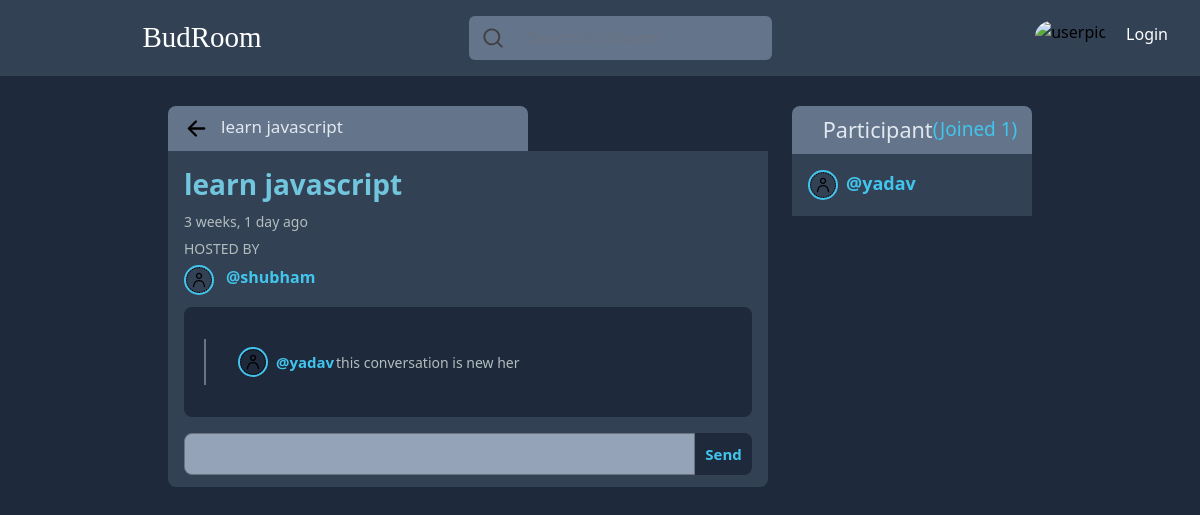
Page /room/3/ on the committed database.
### base/models.py (models this page shows, shortened)
class Room(models.Model):
    host = models.ForeignKey(User,on_delete=models.SET_NULL,null=True)
    topic = models.ForeignKey(Topic,on_delete=models.SET_NULL,null=True)
    name = models.CharField(max_length=200)
    description = models.TextField(null=True,blank=True)
    participants=models.ManyToManyField(User,related_name='participants', blank=True)
    updated = models.DateTimeField(auto_now=True)
    created = models.DateTimeField(auto_now_add=True)
    class Meta:
        ordering = ['-updated','created']
    def __str__(self):
        return self.name

class Message(models.Model):
    user = models.ForeignKey(User,on_delete=models.CASCADE)
    room = models.ForeignKey(Room,on_delete = models.CASCADE)
    body = models.TextField()
    updated = models.DateTimeField(auto_now=True)
    created = models.DateTimeField(auto_now_add=True)
    class Meta:
        ordering = ['-updated','created']

### base/views.py (the view, shortened to what this page needs)
# urls.py: path('room/<str:pk>/',views.room,name="room"),
def room(request, pk):
    room = Room.objects.get(id=pk)
    room_msgs= room.message_set.all().order_by('created')  # message_set is Message class in model
    participants= room.participants.all()
    topics = Topic.objects.all()
    params = {'room': room , 'room_msgs': room_msgs, 'participants':participants, 'topics' :topics}
    return render(request, 'base/room.html', params)

### base/templates/base/room.html (shortened to what this page needs)
{% extends 'main.html' %} {% block content %}
{% load static%}
<div class="room-container w-screen bg-slate-800 flex justify-center h-screen gap-6 overflow-hidden">
  <div class="room-update lg:w-[50vw] w-[90vw] mt-[30px] ">
    <div class="heading text-slate-200 lg:w-[30vw] w-[90vw] rounded-tl-lg rounded-tr-lg bg-slate-500 flex items-center lg:pl-4 pl-3 ">
      <a href="{% url 'home'%}"><img src="{%static '/images/back-arrow.svg'%}" class="lg:w-[25px] w-[20px] fill-slate-500" alt=""></a><h1 class="font-sans lg:text xl text-[17px] lg:pb-3 pb-2 lg:pt-2 pt-1 pl-3 flex items-center align-middle ">{{room.name}}</h1>
    </div>
    <div class="room-content w-[100%] bg-slate-700 pl-4 pr-4 rounded-br-lg rounded-bl-lg">
      <div class="left w-[100%] flex flex-col">
        <div class="nam mt-3 w-[100%]">
          <section class="font-sans font-semibold text-[#71c6dd] lg:text-[28px] text-[24px]">{{room.name}}</section>
        </div>
        <div class="timestamp mt-1.5 w-[100%]">
          <section class="font-sans text-[#b2bdbd] lg:text-[14px] text-[10px]" >{{room.created|timesince}} ago</section>
        </div>
        <div class="hosted mt-1.5 w-[100%]">
          <section class="font-sans text-[#b2bdbd] lg:text-[14px] text-[10px]">HOSTED BY</section>
        </div>
        <div class="user flex  lg:mt-1.5 mt-2 w-[100%]">
          <a href="{% url 'user-profile' room.host.id %}"><img src="{%static '/images/user_profile.svg'%}" alt="" class="w-[30px] h-[30px] rounded-full border-[#42c5ed] border-2 "></a>
          <a href="{% url 'user-profile' room.host.id %}"><section class="text-[16px] flex items-center pl-3 font-sans font-semibold text-[#42c5ed]">@{{room.host.username}}</section></a>
        </div>
        <div class="message-box lg:mt-3 mt-2  w-[100%] flex justify-center ">
          <div class="messagess w-[100%] rounded-lg mb-3 p-5 bg-slate-800 max-h-[45vh] overflow-scroll">
            {%for msg in room_msgs %}
            <div class="msg border-l-2 border-slate-500 lg:py-2 py-1  lg:my-3 my-2 ">
              <section class="font-sans text-[#b2bdbd] lg:text-[14px] text-[12px] lg:ml-5 ml-2 flex items-center">
                <section class="font-sans font-semibold text-[#42c5ed] lg:text-[15px] text-[13px] ml-3  flex items-center gap-2"><a href="{%url 'user-profile' msg.user.id%}" class="flex items-center gap-2 lg:w-[7.5vw] w-[25vw]"><img src="{%static '/images/user_profile.svg'%}" alt="" class="lg:w-[30px] lg:h-[30px] w-[25px] rounded-full border-[#42c5ed] border-2 ">@{{msg.user.username}}</a></section><p class="ml-2">{{msg.body}}</p>
              </section>
            </div>
            {%endfor%}
          </div>
        </div>
        <div class="write-msg my-3 mt-1">
          <form action="" method="POST" class="flex">
            <input type="text" name="msg" id="" class="w-[90%] rounded-tl-lg rounded-bl-lg  bg-slate-400 ">
            <button class="font-sans font-semibold text-[#42c5ed] text-[15px] lg:w-[10%] w-[20%] rounded-tr-lg rounded-br-lg bg-slate-800">Send</button>
          </form>
        </div>
      </div>
    </div>
  </div>
  <div class="participants w-[20vw] mt-[30px] lg:flex hidden ">
    <div class="right w-[100%]">
      <div class="head w-[100%] flex justify-center font-sans pb-2 pt-2 text-slate-200 text-[27px]  rounded-tl-lg rounded-tr-lg bg-slate-500 items-center pl-4">
        <small>Participant</small><small class="text-[19px] flex items-center  text-[#42c5ed]">(Joined {{participants.count}})</small>
      </div>
      <div class="users h-screen overflow-scroll rounded-br-lg rounded-bl-lg">
        {%for user in participants%}
        <div class="user flex w-[100%] bg-slate-700 pl-4 pr-4  text-[#42c5ed] text-[18px] font-sans font-semibold py-4 ">
          <img src="{%static '/images/user_profile.svg'%}" alt="" class="w-[30px] h-[30px] rounded-full border-[#42c5ed] border-2 mr-2">@{{user}}
        </div>
        {%endfor%}
      </div>
    </div>
  </div>
</div>
{% endblock content %}

### rows in the picture
Room: name "learn javascript", created "3 weeks, 1 day", host.username "shubham"
Message: user.username "yadav", body "this conversation is new her"

### other values in the picture
{{ participants.count }} "1"
{{ user }} "yadav"
